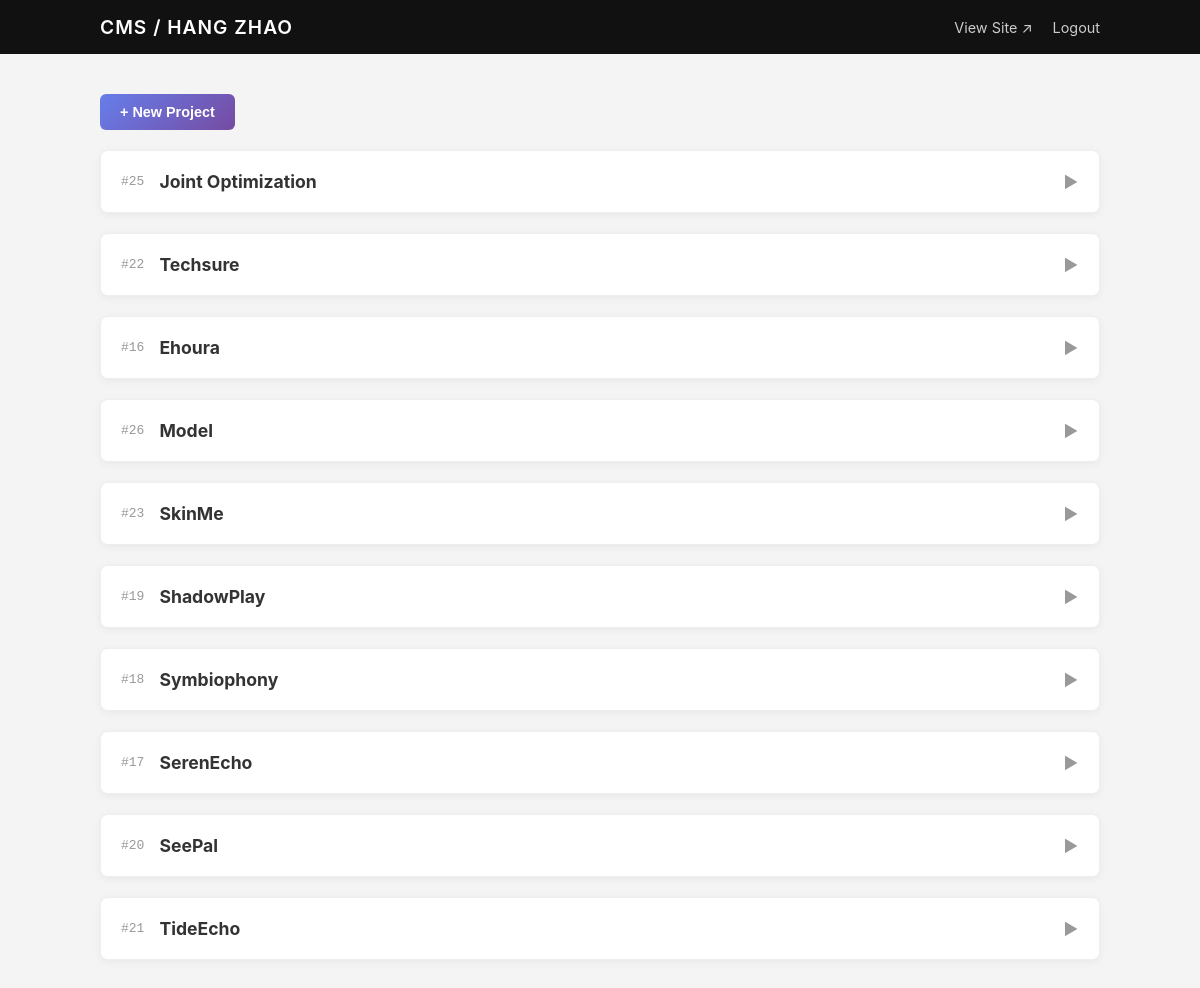
/admin.php (signed in), run on the app's committed database.
### tables this page shows
CREATE TABLE projects (
      id INTEGER PRIMARY KEY AUTOINCREMENT,
      title TEXT NOT NULL,
      slug TEXT UNIQUE,
      description TEXT,
      tags TEXT,                 -- 逗号分隔，或存 JSON
      image_url TEXT,            -- 首图
      gallery_json TEXT,         -- 其他图 JSON 数组
      meta_json TEXT,            -- 可扩展的结构化元数据（JSON），用于 subtitle/links/tools/process 等
      url TEXT,                  -- 外链（Behance/GitHub/视频等）
       year INTEGER,
       month INTEGER,
      featured INTEGER DEFAULT 0,
      order_index INTEGER DEFAULT 0,
      created_at TEXT NOT NULL,
      updated_at TEXT NOT NULL
    , background_problem TEXT, design_goals TEXT, solution_overview TEXT, interaction_design TEXT, pipeline TEXT, prototype_highlights TEXT, usability_testing TEXT, outcomes TEXT, ethics TEXT, next_steps TEXT, media_notes TEXT, acknowledgements TEXT, contact TEXT, subtitle TEXT, links TEXT, tools TEXT, hero_media TEXT);

### src/config.php (called while the page is built)
<?php
return [
  'db_path' => __DIR__ . '/../data/portfolio.sqlite',
  'admin_password' => '949949Zh',
  'site_name' => 'HANG ZHAO',
];

### src/db.php (called while the page is built, shortened)
<?php
function get_pdo(): PDO {
  static $pdo = null;
  if ($pdo) return $pdo;
  $config = require __DIR__ . '/config.php';
  $dsn = 'sqlite:' . $config['db_path'];
  $pdo = new PDO($dsn, null, null, [
    PDO::ATTR_ERRMODE => PDO::ERRMODE_EXCEPTION,
    PDO::ATTR_DEFAULT_FETCH_MODE => PDO::FETCH_ASSOC,
  ]);
  $pdo->exec('PRAGMA foreign_keys = ON;');
  return $pdo;
}

### src/functions.php (called while the page is built, shortened)
<?php
require_once __DIR__ . '/db.php';
function get_projects(bool $only_featured = false): array
{
  $pdo = get_pdo();
  $sql = "SELECT * FROM projects ";
  $sql .= "ORDER BY featured DESC, order_index DESC, year DESC, id DESC";
  return $pdo->query($sql)->fetchAll();
}

### public/admin.php (the view, shortened to what this page needs)
<?php
require __DIR__ . '/../src/functions.php';
$config = require __DIR__ . '/../src/config.php';
$is_logged_in = !empty($_SESSION['admin_ok']);
$projects = $is_logged_in ? get_projects(false) : [];
?>
<!doctype html>
<html lang="en">
<head>
  <link rel="stylesheet" href="css/admin.css?v=<?= time() ?>">
  <link rel="stylesheet" href="https://unpkg.com/easymde/dist/easymde.min.css">
  <link href="https://unpkg.com/cropperjs@1.5.13/dist/cropper.min.css" rel="stylesheet">
</head>
<body class="admin-page">
  <header class="admin-header">
    <div class="header-inner">
      <h1>CMS / <?= htmlspecialchars($config['site_name']) ?></h1>
      <nav><a href="index.php" target="_blank" class="btn-text">View Site ↗</a><?php if ($is_logged_in): ?><a
            href="admin.php?action=logout" class="btn-text danger">Logout</a><?php endif; ?></nav>
    </div>
  </header>
  <main class="admin-container">
    <?php if (!$is_logged_in): ?>
      <div class="login-card">
        <form method="post"><input type="hidden" name="action" value="login"><input type="password" name="password"
            placeholder="Password" required autofocus><button class="btn-primary" type="submit">Login</button></form>
      </div><?php else: ?>
      <div class="actions-bar"><button class="btn-primary"
          onclick="document.getElementById('create-form').classList.toggle('hidden')">+ New Project</button></div>
      <div class="project-list">
        <?php foreach ($projects as $p):
          ?>
          <div class="editor-card collapsed" id="project-<?= $p['id'] ?>">
            <div class="card-header" onclick="toggleEdit(<?= $p['id'] ?>)">
              <div class="header-info"><span class="id">#<?= $p['id'] ?></span><strong
                  class="title"><?= htmlspecialchars($p['title']) ?></strong></div><span class="arrow">▼</span>
            </div>
          </div>
        <?php endforeach; ?>
      </div>
    <?php endif; ?>
  </main>
</body>
</html>

### public/css/admin.css (style rules this page uses)
body.admin-page { background-color: #f4f4f4; color: #333; font-family: -apple-system, BlinkMacSystemFont, "Segoe UI", Roboto, sans-serif; margin: 0; padding: 0; }
.admin-header { background: #111; color: #fff; padding: 15px 0; position: sticky; top: 0; z-index: 100; }
.header-inner { max-width: 1000px; margin: 0 auto; padding: 0 20px; display: flex; justify-content: space-between; align-items: center; }
.admin-header h1 { margin: 0; font-size: 1.2rem; font-weight: 600; letter-spacing: 1px; }
.btn-text { color: #ccc; text-decoration: none; font-size: 0.9rem; margin-left: 20px; transition: color 0.2s; }
.admin-container { max-width: 1000px; margin: 40px auto; padding: 0 20px; }
.btn-primary { background: #111; color: #fff; border: none; padding: 10px 20px; border-radius: 4px; cursor: pointer; transition: background 0.2s; }
.actions-bar { display: flex; justify-content: space-between; align-items: center; margin-bottom: 20px; }
.editor-card { background: #fff; border-radius: 8px; box-shadow: 0 2px 8px rgba(0, 0, 0, 0.05); margin-bottom: 20px; overflow: hidden; border: 1px solid #eee; transition: all 0.3s ease; }
.card-header { padding: 20px; background: #fff; border-bottom: 1px solid #f0f0f0; display: flex; justify-content: space-between; align-items: center; cursor: pointer; user-select: none; }
.header-info { display: flex; align-items: center; gap: 15px; }
.header-info .id { color: #999; font-family: monospace; }
.header-info .title { font-size: 1.1rem; }
.arrow { transition: transform 0.3s; color: #999; }
.editor-card.collapsed .arrow { transform: rotate(-90deg); }
.editor-card.collapsed .card-header { border-bottom: none; }
.btn-primary, .btn-secondary { padding: 10px 20px; border: none; border-radius: 6px; font-size: 0.9rem; font-weight: 600; cursor: pointer; transition: all 0.2s ease; }
.btn-primary { background: linear-gradient(135deg, #667eea 0%, #764ba2 100%); color: white; }

### data on the page
projects: id "25", title "Joint Optimization"
projects: id "22", title "Techsure"
projects: id "16", title "Ehoura"
projects: id "26", title "Model"
projects: id "23", title "SkinMe"
projects: id "19", title "ShadowPlay"
projects: id "18", title "Symbiophony"
projects: id "17", title "SerenEcho"
projects: id "20", title "SeePal"
projects: id "21", title "TideEcho"

### other printed values
$config['site_name'] "HANG ZHAO"
